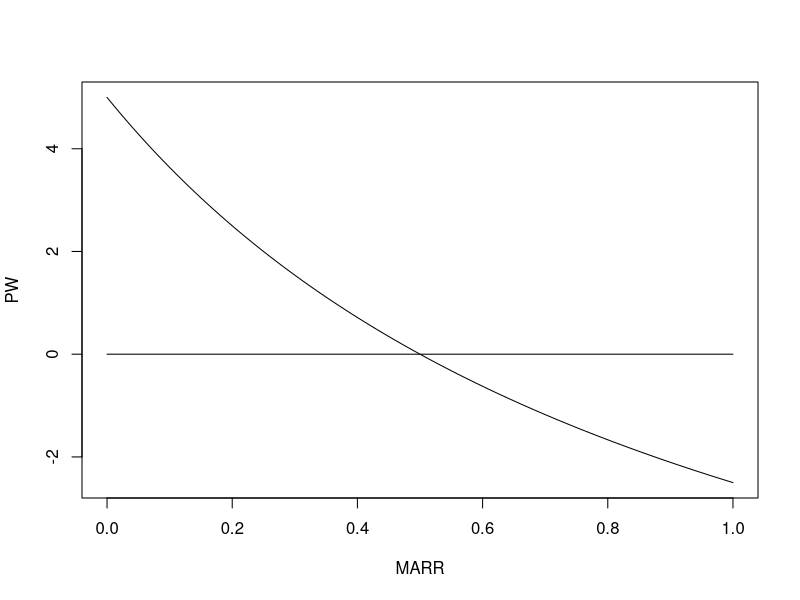
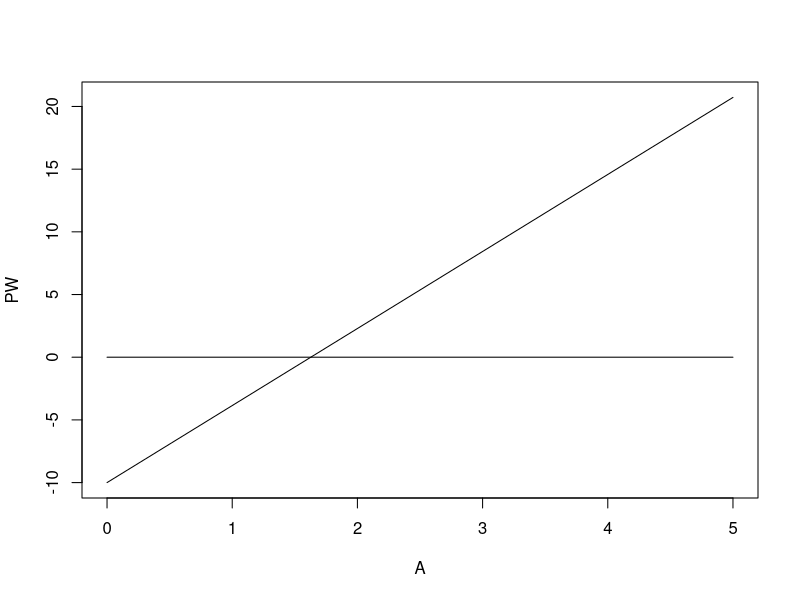
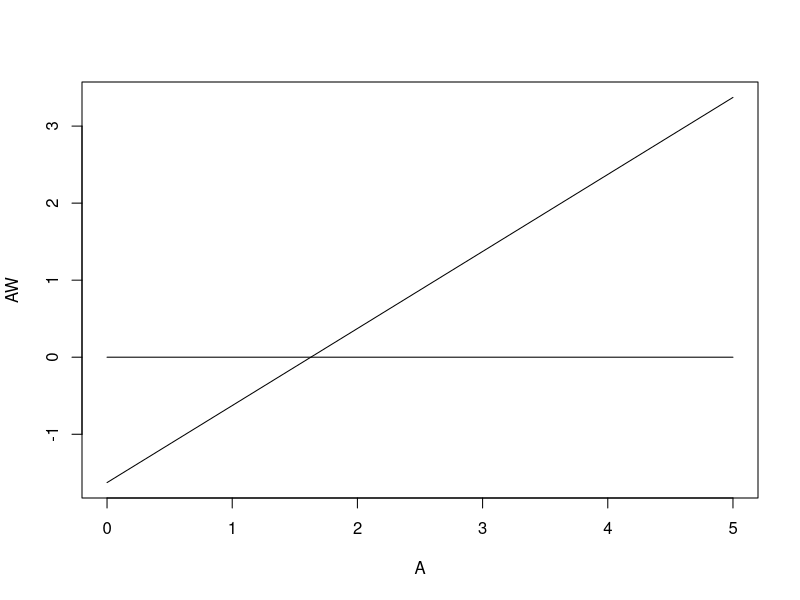
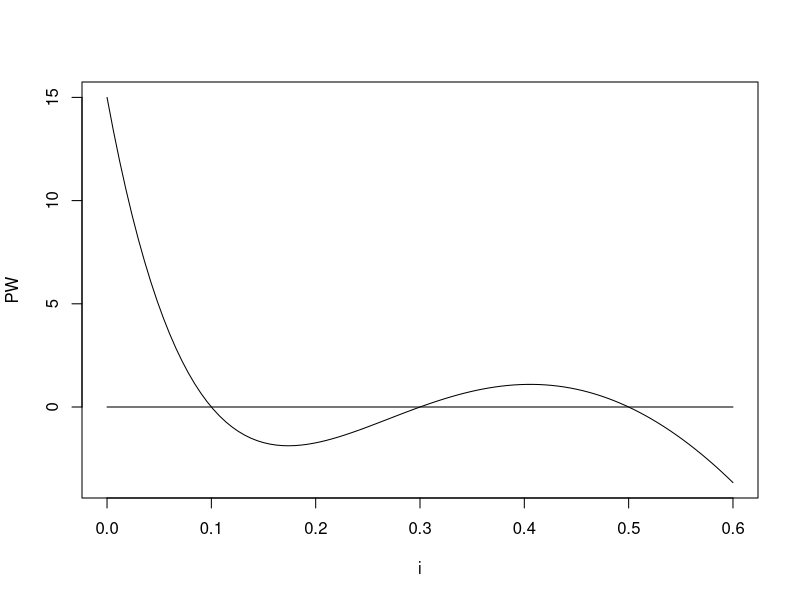
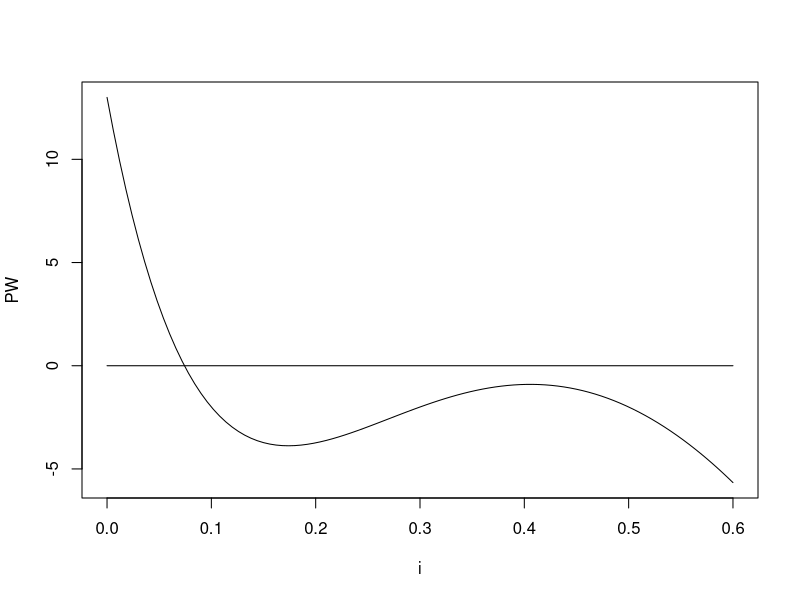
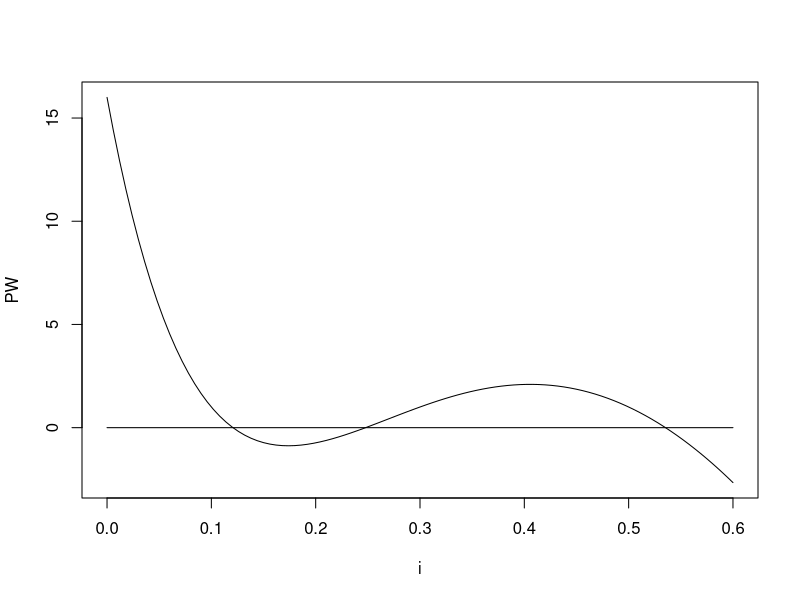
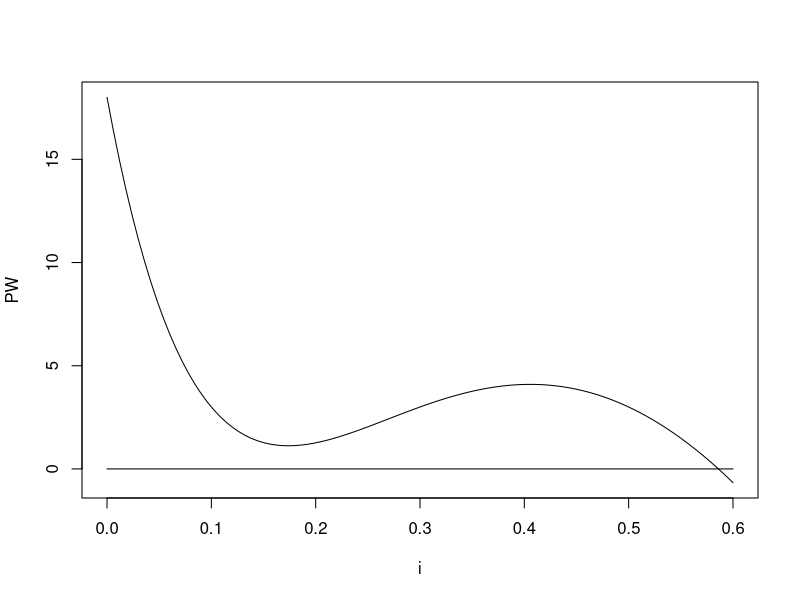
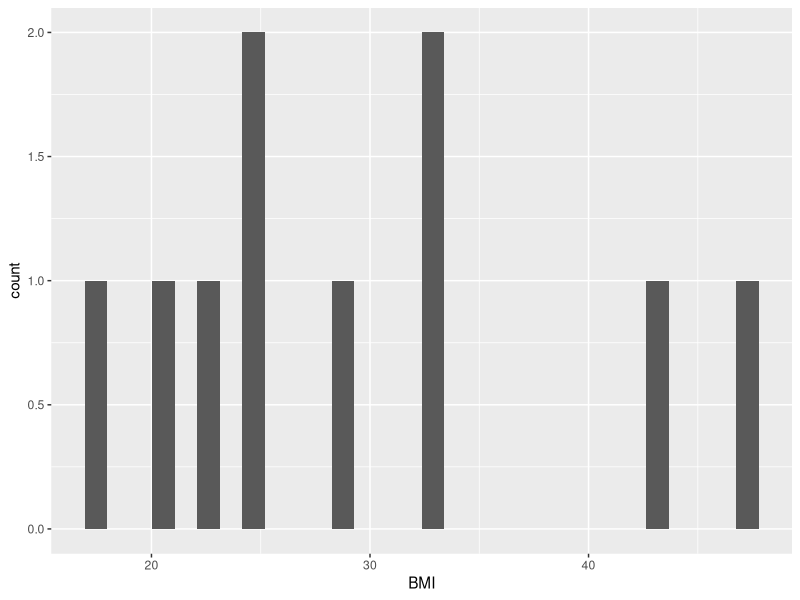

These figures' R source, in order:
## ---- chunk 1
knitr::opts_chunk$set(echo = FALSE)
## ---- chunk 2

curve(-10 + 15 / (1 + x), 0, 1, ylab = "PW", xlab = "MARR"  )
curve(0 * x, 0,1, add = TRUE)

## ---- chunk 3
curve(-10 + x * ((1.1 ^ 10 - 1 ))/(.1 * 1.1 ^ 10), 0, 5, xlab = "A", ylab = "PW")
curve(0 * x, 0, 5, add = TRUE)

PWABreak <- 10 * (.1 * 1.1 ^ 10)/((1.1 ^ 10 - 1 ))
## ---- chunk 4
curve(x +  -10 * (.1 * 1.1 ^ 10)/((1.1 ^ 10 - 1 )), 0, 5, xlab = "A", ylab = "AW")
curve(0 * x, 0, 5, add = TRUE)

PWABreak <- 10 * (.1 * 1.1 ^ 10)/((1.1 ^ 10 - 1 ))
## ---- chunk 5

curve(-1000 + 3900/(1 + x) - 5030/(1 + x)^2 + 2145/(1 + x)^3, 0, .6, ylab = "PW", xlab="i"  )
curve(0 * x, 0, .6, add = TRUE)

## ---- chunk 6

curve(-1002 + 3900/(1 + x) - 5030/(1 + x)^2 + 2145/(1 + x)^3, 0, .6, ylab = "PW", xlab="i"  )
curve(0 * x, 0, .6, add = TRUE)

## ---- chunk 7

curve(-999 + 3900/(1 + x) - 5030/(1 + x)^2 + 2145/(1 + x)^3, 0, .6, ylab = "PW", xlab="i"  )
curve(0 * x, 0, .6, add = TRUE)

## ---- chunk 8

curve(-997 + 3900/(1 + x) - 5030/(1 + x)^2 + 2145/(1 + x)^3, 0, .6, ylab = "PW", xlab="i"  )
curve(0 * x, 0, .6, add = TRUE)

## ---- chunk 9
library(MASS)
library(knitr)
Obs <- as.data.frame(mvrnorm(10, c(1.8,86), matrix(c(.1,.2,.2,5),2,2)))
names(Obs) <- c("Ht", "Wt")
kable(Obs, pad = 0)
## ---- chunk 10
library(dplyr)
Obs <- Obs %>% mutate(BMI = Wt/(Ht ^ 2)) 

## ---- chunk 11
library(dplyr)
library(ggplot2)
Obs %>%  ggplot(aes(BMI)) + geom_histogram()

## ---- chunk 12
kable(var(cbind(Obs$Ht,Obs$Wt)))

## ---- chunk 13

SimObs <- as.data.frame(mvrnorm(1000, colMeans(cbind(Obs$Ht, Obs$Wt)), var(cbind(Obs$Ht, Obs$Wt))))
names(SimObs) <- c("Ht", "Wt")
SimObs <- SimObs %>% mutate(BMI = Wt/(Ht ^ 2)) 

SimObs %>% ggplot(aes(BMI)) + geom_histogram()

